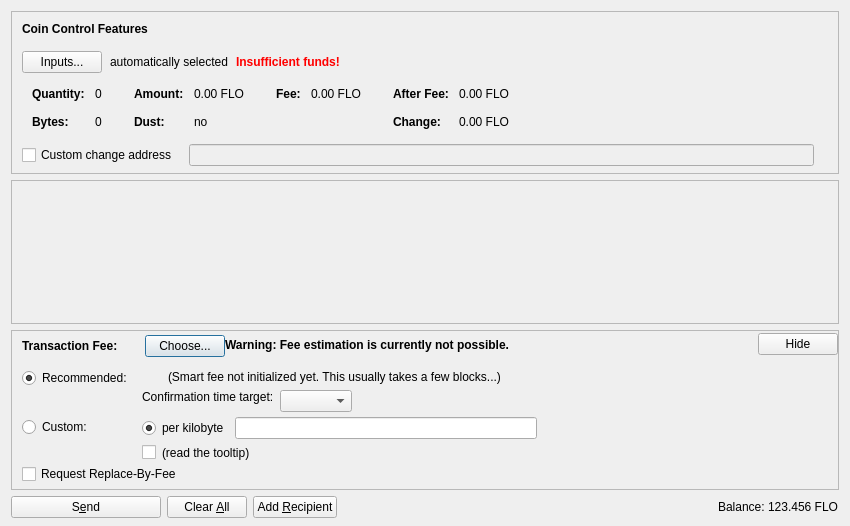
<?xml version="1.0" encoding="UTF-8"?>
<ui version="4.0">
 <class>SendCoinsDialog</class>
 <widget class="QDialog" name="SendCoinsDialog">
  <property name="geometry">
   <rect>
    <x>0</x>
    <y>0</y>
    <width>850</width>
    <height>526</height>
   </rect>
  </property>
  <property name="windowTitle">
   <string>Send Coins</string>
  </property>
  <layout class="QVBoxLayout" name="verticalLayout" stretch="0,1,0,0">
   <property name="bottomMargin">
    <number>8</number>
   </property>
   <item>
    <widget class="QFrame" name="frameCoinControl">
     <property name="sizePolicy">
      <sizepolicy hsizetype="Expanding" vsizetype="Expanding">
       <horstretch>0</horstretch>
       <verstretch>0</verstretch>
      </sizepolicy>
     </property>
     <property name="maximumSize">
      <size>
       <width>16777215</width>
       <height>16777215</height>
      </size>
     </property>
     <property name="frameShape">
      <enum>QFrame::StyledPanel</enum>
     </property>
     <property name="frameShadow">
      <enum>QFrame::Sunken</enum>
     </property>
     <layout class="QVBoxLayout" name="verticalLayoutCoinControl2">
      <property name="spacing">
       <number>0</number>
      </property>
      <property name="leftMargin">
       <number>0</number>
      </property>
      <property name="topMargin">
       <number>0</number>
      </property>
      <property name="rightMargin">
       <number>0</number>
      </property>
      <property name="bottomMargin">
       <number>6</number>
      </property>
      <item>
       <layout class="QVBoxLayout" name="verticalLayoutCoinControl" stretch="0,0,0,0,1">
        <property name="spacing">
         <number>0</number>
        </property>
        <property name="leftMargin">
         <number>10</number>
        </property>
        <property name="topMargin">
         <number>10</number>
        </property>
        <item>
         <layout class="QHBoxLayout" name="horizontalLayoutCoinControl1">
          <property name="bottomMargin">
           <number>15</number>
          </property>
          <item>
           <widget class="QLabel" name="labelCoinControlFeatures">
            <property name="sizePolicy">
             <sizepolicy hsizetype="Preferred" vsizetype="Maximum">
              <horstretch>0</horstretch>
              <verstretch>0</verstretch>
             </sizepolicy>
            </property>
            <property name="font">
             <font>
              <weight>75</weight>
              <bold>true</bold>
             </font>
            </property>
            <property name="styleSheet">
             <string notr="true">font-weight:bold;</string>
            </property>
            <property name="text">
             <string>Coin Control Features</string>
            </property>
           </widget>
          </item>
         </layout>
        </item>
        <item>
         <layout class="QHBoxLayout" name="horizontalLayoutCoinControl2" stretch="0,0,0,0">
          <property name="spacing">
           <number>8</number>
          </property>
          <property name="bottomMargin">
           <number>10</number>
          </property>
          <item>
           <widget class="QPushButton" name="pushButtonCoinControl">
            <property name="styleSheet">
             <string notr="true"/>
            </property>
            <property name="text">
             <string>Inputs...</string>
            </property>
            <property name="autoDefault">
             <bool>false</bool>
            </property>
           </widget>
          </item>
          <item>
           <widget class="QLabel" name="labelCoinControlAutomaticallySelected">
            <property name="text">
             <string>automatically selected</string>
            </property>
            <property name="margin">
             <number>5</number>
            </property>
           </widget>
          </item>
          <item>
           <widget class="QLabel" name="labelCoinControlInsuffFunds">
            <property name="font">
             <font>
              <weight>75</weight>
              <bold>true</bold>
             </font>
            </property>
            <property name="styleSheet">
             <string notr="true">color:red;font-weight:bold;</string>
            </property>
            <property name="text">
             <string>Insufficient funds!</string>
            </property>
            <property name="margin">
             <number>5</number>
            </property>
           </widget>
          </item>
          <item>
           <spacer name="horizontalSpacerCoinControl">
            <property name="orientation">
             <enum>Qt::Horizontal</enum>
            </property>
            <property name="sizeHint" stdset="0">
             <size>
              <width>40</width>
              <height>1</height>
             </size>
            </property>
           </spacer>
          </item>
         </layout>
        </item>
        <item>
         <widget class="QWidget" name="widgetCoinControl" native="true">
          <property name="sizePolicy">
           <sizepolicy hsizetype="Preferred" vsizetype="Preferred">
            <horstretch>0</horstretch>
            <verstretch>0</verstretch>
           </sizepolicy>
          </property>
          <property name="minimumSize">
           <size>
            <width>0</width>
            <height>0</height>
           </size>
          </property>
          <property name="styleSheet">
           <string notr="true"/>
          </property>
          <layout class="QHBoxLayout" name="horizontalLayoutCoinControl5">
           <property name="leftMargin">
            <number>0</number>
           </property>
           <property name="topMargin">
            <number>0</number>
           </property>
           <property name="rightMargin">
            <number>0</number>
           </property>
           <property name="bottomMargin">
            <number>0</number>
           </property>
           <item>
            <layout class="QHBoxLayout" name="horizontalLayoutCoinControl3" stretch="0,0,0,1">
             <property name="spacing">
              <number>20</number>
             </property>
             <property name="topMargin">
              <number>0</number>
             </property>
             <property name="bottomMargin">
              <number>10</number>
             </property>
             <item>
              <layout class="QFormLayout" name="formLayoutCoinControl1">
               <property name="horizontalSpacing">
                <number>10</number>
               </property>
               <property name="verticalSpacing">
                <number>14</number>
               </property>
               <property name="leftMargin">
                <number>10</number>
               </property>
               <property name="topMargin">
                <number>4</number>
               </property>
               <property name="rightMargin">
                <number>6</number>
               </property>
               <item row="0" column="0">
                <widget class="QLabel" name="labelCoinControlQuantityText">
                 <property name="font">
                  <font>
                   <weight>75</weight>
                   <bold>true</bold>
                  </font>
                 </property>
                 <property name="text">
                  <string>Quantity:</string>
                 </property>
                 <property name="margin">
                  <number>0</number>
                 </property>
                </widget>
               </item>
               <item row="0" column="1">
                <widget class="QLabel" name="labelCoinControlQuantity">
                 <property name="cursor">
                  <cursorShape>IBeamCursor</cursorShape>
                 </property>
                 <property name="contextMenuPolicy">
                  <enum>Qt::ActionsContextMenu</enum>
                 </property>
                 <property name="text">
                  <string notr="true">0</string>
                 </property>
                 <property name="margin">
                  <number>0</number>
                 </property>
                 <property name="textInteractionFlags">
                  <set>Qt::LinksAccessibleByMouse|Qt::TextSelectableByKeyboard|Qt::TextSelectableByMouse</set>
                 </property>
                </widget>
               </item>
               <item row="1" column="0">
                <widget class="QLabel" name="labelCoinControlBytesText">
                 <property name="font">
                  <font>
                   <weight>75</weight>
                   <bold>true</bold>
                  </font>
                 </property>
                 <property name="text">
                  <string>Bytes:</string>
                 </property>
                </widget>
               </item>
               <item row="1" column="1">
                <widget class="QLabel" name="labelCoinControlBytes">
                 <property name="cursor">
                  <cursorShape>IBeamCursor</cursorShape>
                 </property>
                 <property name="contextMenuPolicy">
                  <enum>Qt::ActionsContextMenu</enum>
                 </property>
                 <property name="text">
                  <string notr="true">0</string>
                 </property>
                 <property name="textInteractionFlags">
                  <set>Qt::LinksAccessibleByMouse|Qt::TextSelectableByKeyboard|Qt::TextSelectableByMouse</set>
                 </property>
                </widget>
               </item>
              </layout>
             </item>
             <item>
              <layout class="QFormLayout" name="formLayoutCoinControl2">
               <property name="horizontalSpacing">
                <number>10</number>
               </property>
               <property name="verticalSpacing">
                <number>14</number>
               </property>
               <property name="leftMargin">
                <number>6</number>
               </property>
               <property name="topMargin">
                <number>4</number>
               </property>
               <property name="rightMargin">
                <number>6</number>
               </property>
               <item row="0" column="0">
                <widget class="QLabel" name="labelCoinControlAmountText">
                 <property name="font">
                  <font>
                   <weight>75</weight>
                   <bold>true</bold>
                  </font>
                 </property>
                 <property name="text">
                  <string>Amount:</string>
                 </property>
                 <property name="margin">
                  <number>0</number>
                 </property>
                </widget>
               </item>
               <item row="0" column="1">
                <widget class="QLabel" name="labelCoinControlAmount">
                 <property name="cursor">
                  <cursorShape>IBeamCursor</cursorShape>
                 </property>
                 <property name="contextMenuPolicy">
                  <enum>Qt::ActionsContextMenu</enum>
                 </property>
                 <property name="text">
                  <string notr="true">0.00 FLO</string>
                 </property>
                 <property name="textInteractionFlags">
                  <set>Qt::LinksAccessibleByMouse|Qt::TextSelectableByKeyboard|Qt::TextSelectableByMouse</set>
                 </property>
                </widget>
               </item>
               <item row="1" column="0">
                <widget class="QLabel" name="labelCoinControlLowOutputText">
                 <property name="font">
                  <font>
                   <weight>75</weight>
                   <bold>true</bold>
                  </font>
                 </property>
                 <property name="text">
                  <string>Dust:</string>
                 </property>
                </widget>
               </item>
               <item row="1" column="1">
                <widget class="QLabel" name="labelCoinControlLowOutput">
                 <property name="cursor">
                  <cursorShape>IBeamCursor</cursorShape>
                 </property>
                 <property name="contextMenuPolicy">
                  <enum>Qt::ActionsContextMenu</enum>
                 </property>
                 <property name="text">
                  <string notr="true">no</string>
                 </property>
                 <property name="textInteractionFlags">
                  <set>Qt::LinksAccessibleByMouse|Qt::TextSelectableByKeyboard|Qt::TextSelectableByMouse</set>
                 </property>
                </widget>
               </item>
              </layout>
             </item>
             <item>
              <layout class="QFormLayout" name="formLayoutCoinControl3">
               <property name="horizontalSpacing">
                <number>10</number>
               </property>
               <property name="verticalSpacing">
                <number>14</number>
               </property>
               <property name="leftMargin">
                <number>6</number>
               </property>
               <property name="topMargin">
                <number>4</number>
               </property>
               <property name="rightMargin">
                <number>6</number>
               </property>
               <item row="0" column="0">
                <widget class="QLabel" name="labelCoinControlFeeText">
                 <property name="font">
                  <font>
                   <weight>75</weight>
                   <bold>true</bold>
                  </font>
                 </property>
                 <property name="text">
                  <string>Fee:</string>
                 </property>
                 <property name="margin">
                  <number>0</number>
                 </property>
                </widget>
               </item>
               <item row="0" column="1">
                <widget class="QLabel" name="labelCoinControlFee">
                 <property name="cursor">
                  <cursorShape>IBeamCursor</cursorShape>
                 </property>
                 <property name="contextMenuPolicy">
                  <enum>Qt::ActionsContextMenu</enum>
                 </property>
                 <property name="text">
                  <string notr="true">0.00 FLO</string>
                 </property>
                 <property name="textInteractionFlags">
                  <set>Qt::LinksAccessibleByMouse|Qt::TextSelectableByKeyboard|Qt::TextSelectableByMouse</set>
                 </property>
                </widget>
               </item>
              </layout>
             </item>
             <item>
              <layout class="QFormLayout" name="formLayoutCoinControl4">
               <property name="horizontalSpacing">
                <number>10</number>
               </property>
               <property name="verticalSpacing">
                <number>14</number>
               </property>
               <property name="leftMargin">
                <number>6</number>
               </property>
               <property name="topMargin">
                <number>4</number>
               </property>
               <property name="rightMargin">
                <number>6</number>
               </property>
               <item row="0" column="0">
                <widget class="QLabel" name="labelCoinControlAfterFeeText">
                 <property name="font">
                  <font>
                   <weight>75</weight>
                   <bold>true</bold>
                  </font>
                 </property>
                 <property name="text">
                  <string>After Fee:</string>
                 </property>
                 <property name="margin">
                  <number>0</number>
                 </property>
                </widget>
               </item>
               <item row="0" column="1">
                <widget class="QLabel" name="labelCoinControlAfterFee">
                 <property name="cursor">
                  <cursorShape>IBeamCursor</cursorShape>
                 </property>
                 <property name="contextMenuPolicy">
                  <enum>Qt::ActionsContextMenu</enum>
                 </property>
                 <property name="text">
                  <string notr="true">0.00 FLO</string>
                 </property>
                 <property name="textInteractionFlags">
                  <set>Qt::LinksAccessibleByMouse|Qt::TextSelectableByKeyboard|Qt::TextSelectableByMouse</set>
                 </property>
                </widget>
               </item>
               <item row="1" column="0">
                <widget class="QLabel" name="labelCoinControlChangeText">
                 <property name="font">
                  <font>
                   <weight>75</weight>
                   <bold>true</bold>
                  </font>
                 </property>
                 <property name="text">
                  <string>Change:</string>
                 </property>
                </widget>
               </item>
               <item row="1" column="1">
                <widget class="QLabel" name="labelCoinControlChange">
                 <property name="cursor">
                  <cursorShape>IBeamCursor</cursorShape>
                 </property>
                 <property name="contextMenuPolicy">
                  <enum>Qt::ActionsContextMenu</enum>
                 </property>
                 <property name="text">
                  <string notr="true">0.00 FLO</string>
                 </property>
                 <property name="textInteractionFlags">
                  <set>Qt::LinksAccessibleByMouse|Qt::TextSelectableByKeyboard|Qt::TextSelectableByMouse</set>
                 </property>
                </widget>
               </item>
              </layout>
             </item>
            </layout>
           </item>
          </layout>
         </widget>
        </item>
        <item>
         <layout class="QHBoxLayout" name="horizontalLayoutCoinControl4" stretch="0,0,0">
          <property name="spacing">
           <number>12</number>
          </property>
          <property name="sizeConstraint">
           <enum>QLayout::SetDefaultConstraint</enum>
          </property>
          <property name="topMargin">
           <number>5</number>
          </property>
          <property name="rightMargin">
           <number>5</number>
          </property>
          <item>
           <widget class="QCheckBox" name="checkBoxCoinControlChange">
            <property name="toolTip">
             <string>If this is activated, but the change address is empty or invalid, change will be sent to a newly generated address.</string>
            </property>
            <property name="text">
             <string>Custom change address</string>
            </property>
           </widget>
          </item>
          <item>
           <widget class="QValidatedLineEdit" name="lineEditCoinControlChange">
            <property name="enabled">
             <bool>false</bool>
            </property>
            <property name="sizePolicy">
             <sizepolicy hsizetype="Expanding" vsizetype="Fixed">
              <horstretch>0</horstretch>
              <verstretch>0</verstretch>
             </sizepolicy>
            </property>
           </widget>
          </item>
          <item>
           <widget class="QLabel" name="labelCoinControlChangeLabel">
            <property name="sizePolicy">
             <sizepolicy hsizetype="Preferred" vsizetype="Expanding">
              <horstretch>0</horstretch>
              <verstretch>0</verstretch>
             </sizepolicy>
            </property>
            <property name="minimumSize">
             <size>
              <width>0</width>
              <height>0</height>
             </size>
            </property>
            <property name="text">
             <string/>
            </property>
            <property name="margin">
             <number>3</number>
            </property>
           </widget>
          </item>
         </layout>
        </item>
        <item>
         <spacer name="verticalSpacerCoinControl">
          <property name="orientation">
           <enum>Qt::Vertical</enum>
          </property>
          <property name="sizeHint" stdset="0">
           <size>
            <width>800</width>
            <height>1</height>
           </size>
          </property>
         </spacer>
        </item>
       </layout>
      </item>
     </layout>
    </widget>
   </item>
   <item>
    <widget class="QScrollArea" name="scrollArea">
     <property name="widgetResizable">
      <bool>true</bool>
     </property>
     <widget class="QWidget" name="scrollAreaWidgetContents">
      <property name="geometry">
       <rect>
        <x>0</x>
        <y>0</y>
        <width>830</width>
        <height>104</height>
       </rect>
      </property>
      <layout class="QVBoxLayout" name="verticalLayout_2" stretch="0,1">
       <property name="leftMargin">
        <number>0</number>
       </property>
       <property name="topMargin">
        <number>0</number>
       </property>
       <property name="rightMargin">
        <number>0</number>
       </property>
       <property name="bottomMargin">
        <number>0</number>
       </property>
       <item>
        <layout class="QVBoxLayout" name="entries">
         <property name="spacing">
          <number>6</number>
         </property>
        </layout>
       </item>
       <item>
        <spacer name="verticalSpacer">
         <property name="orientation">
          <enum>Qt::Vertical</enum>
         </property>
         <property name="sizeHint" stdset="0">
          <size>
           <width>20</width>
           <height>40</height>
          </size>
         </property>
        </spacer>
       </item>
      </layout>
     </widget>
    </widget>
   </item>
   <item>
    <widget class="QFrame" name="frameFee">
     <property name="sizePolicy">
      <sizepolicy hsizetype="Expanding" vsizetype="Expanding">
       <horstretch>0</horstretch>
       <verstretch>0</verstretch>
      </sizepolicy>
     </property>
     <property name="maximumSize">
      <size>
       <width>16777215</width>
       <height>16777215</height>
      </size>
     </property>
     <property name="frameShape">
      <enum>QFrame::StyledPanel</enum>
     </property>
     <property name="frameShadow">
      <enum>QFrame::Sunken</enum>
     </property>
     <layout class="QVBoxLayout" name="verticalLayoutFee1">
      <property name="spacing">
       <number>0</number>
      </property>
      <property name="leftMargin">
       <number>0</number>
      </property>
      <property name="topMargin">
       <number>0</number>
      </property>
      <property name="rightMargin">
       <number>0</number>
      </property>
      <property name="bottomMargin">
       <number>0</number>
      </property>
      <item>
       <layout class="QVBoxLayout" name="verticalLayoutFee2" stretch="0,0,0">
        <property name="spacing">
         <number>0</number>
        </property>
        <property name="leftMargin">
         <number>10</number>
        </property>
        <property name="topMargin">
         <number>0</number>
        </property>
        <item>
         <layout class="QHBoxLayout" name="horizontalLayoutFee1">
          <property name="bottomMargin">
           <number>0</number>
          </property>
          <item>
           <layout class="QVBoxLayout" name="verticalLayoutFee7">
            <property name="spacing">
             <number>0</number>
            </property>
            <item>
             <spacer name="verticalSpacerSmartFee">
              <property name="orientation">
               <enum>Qt::Vertical</enum>
              </property>
              <property name="sizeType">
               <enum>QSizePolicy::Fixed</enum>
              </property>
              <property name="sizeHint" stdset="0">
               <size>
                <width>1</width>
                <height>4</height>
               </size>
              </property>
             </spacer>
            </item>
            <item>
             <layout class="QHBoxLayout" name="horizontalLayoutSmartFee">
              <property name="spacing">
               <number>10</number>
              </property>
              <item>
               <widget class="QLabel" name="labelFeeHeadline">
                <property name="sizePolicy">
                 <sizepolicy hsizetype="Preferred" vsizetype="Maximum">
                  <horstretch>0</horstretch>
                  <verstretch>0</verstretch>
                 </sizepolicy>
                </property>
                <property name="font">
                 <font>
                  <weight>75</weight>
                  <bold>true</bold>
                 </font>
                </property>
                <property name="styleSheet">
                 <string notr="true">font-weight:bold;</string>
                </property>
                <property name="text">
                 <string>Transaction Fee:</string>
                </property>
               </widget>
              </item>
              <item>
               <widget class="QLabel" name="labelFeeMinimized">
                <property name="text">
                 <string/>
                </property>
               </widget>
              </item>
              <item>
               <widget class="QPushButton" name="buttonChooseFee">
                <property name="text">
                 <string>Choose...</string>
                </property>
               </widget>
              </item>
             </layout>
            </item>
            <item>
             <spacer name="verticalSpacer_5">
              <property name="orientation">
               <enum>Qt::Vertical</enum>
              </property>
              <property name="sizeHint" stdset="0">
               <size>
                <width>1</width>
                <height>1</height>
               </size>
              </property>
             </spacer>
            </item>
           </layout>
          </item>
          <item>
           <widget class="QLabel" name="fallbackFeeWarningLabel">
            <property name="toolTip">
             <string>Using the fallbackfee can result in sending a transaction that will take several hours or days (or never) to confirm. Consider choosing your fee manually or wait until you have validated the complete chain.</string>
            </property>
            <property name="font">
            <font>
                <weight>75</weight>
                <bold>true</bold>
            </font>
            </property>
            <property name="text">
             <string>Warning: Fee estimation is currently not possible.</string>
            </property>
            <property name="wordWrap">
             <bool>false</bool>
            </property>
           </widget>
          </item>
          <item>
           <spacer name="horizontalSpacer_4">
            <property name="orientation">
             <enum>Qt::Horizontal</enum>
            </property>
            <property name="sizeType">
             <enum>QSizePolicy::MinimumExpanding</enum>
            </property>
            <property name="sizeHint" stdset="0">
             <size>
              <width>40</width>
              <height>20</height>
             </size>
            </property>
           </spacer>
          </item>
          <item>
           <widget class="QPushButton" name="buttonMinimizeFee">
            <property name="toolTip">
             <string>collapse fee-settings</string>
            </property>
            <property name="text">
             <string>Hide</string>
            </property>
           </widget>
          </item>
         </layout>
        </item>
        <item>
         <widget class="QFrame" name="frameFeeSelection">
          <layout class="QVBoxLayout" name="verticalLayoutFee12">
           <property name="spacing">
            <number>0</number>
           </property>
           <property name="leftMargin">
            <number>0</number>
           </property>
           <property name="topMargin">
            <number>0</number>
           </property>
           <property name="rightMargin">
            <number>0</number>
           </property>
           <property name="bottomMargin">
            <number>0</number>
           </property>
           <item>
            <layout class="QGridLayout" name="gridLayoutFee">
             <property name="topMargin">
              <number>10</number>
             </property>
             <property name="bottomMargin">
              <number>4</number>
             </property>
             <property name="horizontalSpacing">
              <number>10</number>
             </property>
             <property name="verticalSpacing">
              <number>4</number>
             </property>
             <item row="1" column="1">
              <layout class="QVBoxLayout" name="verticalLayoutFee8">
               <property name="spacing">
                <number>6</number>
               </property>
               <item>
                <layout class="QHBoxLayout" name="horizontalLayoutFee13">
                 <item>
                  <widget class="QRadioButton" name="radioCustomPerKilobyte">
                   <property name="toolTip">
                    <string>If the custom fee is set to 1000 satoshis and the transaction is only 250 bytes, then &quot;per kilobyte&quot; only pays 250 satoshis in fee, while &quot;total at least&quot; pays 1000 satoshis. For transactions bigger than a kilobyte both pay by kilobyte.</string>
                   </property>
                   <property name="text">
                    <string>per kilobyte</string>
                   </property>
                   <property name="checked">
                    <bool>true</bool>
                   </property>
                   <attribute name="buttonGroup">
                    <string notr="true">groupCustomFee</string>
                   </attribute>
                  </widget>
                 </item>
                 <item>
                  <widget class="BitcoinAmountField" name="customFee"/>
                 </item>
                 <item>
                  <spacer name="horizontalSpacer_6">
                   <property name="orientation">
                    <enum>Qt::Horizontal</enum>
                   </property>
                   <property name="sizeHint" stdset="0">
                    <size>
                     <width>1</width>
                     <height>1</height>
                    </size>
                   </property>
                  </spacer>
                 </item>
                </layout>
               </item>
               <item>
                <layout class="QHBoxLayout" name="horizontalLayoutFee8">
                 <item>
                  <widget class="QCheckBox" name="checkBoxMinimumFee">
                   <property name="toolTip">
                    <string>Paying only the minimum fee is just fine as long as there is less transaction volume than space in the blocks. But be aware that this can end up in a never confirming transaction once there is more demand for florincoin transactions than the network can process.</string>
                   </property>
                   <property name="text">
                    <string/>
                   </property>
                  </widget>
                 </item>
                 <item>
                  <widget class="QLabel" name="labelMinFeeWarning">
                   <property name="enabled">
                    <bool>true</bool>
                   </property>
                   <property name="toolTip">
                    <string>Paying only the minimum fee is just fine as long as there is less transaction volume than space in the blocks. But be aware that this can end up in a never confirming transaction once there is more demand for florincoin transactions than the network can process.</string>
                   </property>
                   <property name="text">
                    <string>(read the tooltip)</string>
                   </property>
                   <property name="margin">
                    <number>5</number>
                   </property>
                  </widget>
                 </item>
                 <item>
                  <spacer name="horizontalSpacer_2">
                   <property name="orientation">
                    <enum>Qt::Horizontal</enum>
                   </property>
                   <property name="sizeHint" stdset="0">
                    <size>
                     <width>1</width>
                     <height>1</height>
                    </size>
                   </property>
                  </spacer>
                 </item>
                </layout>
               </item>
              </layout>
             </item>
             <item row="0" column="0">
              <layout class="QVBoxLayout" name="verticalLayoutFee4" stretch="0,1">
               <item>
                <widget class="QRadioButton" name="radioSmartFee">
                 <property name="text">
                  <string>Recommended:</string>
                 </property>
                 <property name="checked">
                  <bool>true</bool>
                 </property>
                 <attribute name="buttonGroup">
                  <string notr="true">groupFee</string>
                 </attribute>
                </widget>
               </item>
               <item>
                <spacer name="verticalSpacer_2">
                 <property name="orientation">
                  <enum>Qt::Vertical</enum>
                 </property>
                 <property name="sizeHint" stdset="0">
                  <size>
                   <width>1</width>
                   <height>1</height>
                  </size>
                 </property>
                </spacer>
               </item>
              </layout>
             </item>
             <item row="1" column="0">
              <layout class="QVBoxLayout" name="verticalLayoutFee9" stretch="0,1">
               <item>
                <widget class="QRadioButton" name="radioCustomFee">
                 <property name="text">
                  <string>Custom:</string>
                 </property>
                 <attribute name="buttonGroup">
                  <string notr="true">groupFee</string>
                 </attribute>
                </widget>
               </item>
               <item>
                <spacer name="verticalSpacer_6">
                 <property name="orientation">
                  <enum>Qt::Vertical</enum>
                 </property>
                 <property name="sizeHint" stdset="0">
                  <size>
                   <width>1</width>
                   <height>1</height>
                  </size>
                 </property>
                </spacer>
               </item>
              </layout>
             </item>
             <item row="0" column="1">
              <layout class="QVBoxLayout" name="verticalLayoutFee3" stretch="0,0,1">
               <property name="spacing">
                <number>6</number>
               </property>
               <property name="topMargin">
                <number>2</number>
               </property>
               <item>
                <layout class="QHBoxLayout" name="horizontalLayoutFee12">
                 <item>
                  <widget class="QLabel" name="labelSmartFee">
                   <property name="text">
                    <string/>
                   </property>
                   <property name="margin">
                    <number>2</number>
                   </property>
                  </widget>
                 </item>
                 <item>
                  <widget class="QLabel" name="labelFeeEstimation">
                   <property name="text">
                    <string/>
                   </property>
                  </widget>
                 </item>
                 <item>
                  <widget class="QLabel" name="labelSmartFee2">
                   <property name="text">
                    <string>(Smart fee not initialized yet. This usually takes a few blocks...)</string>
                   </property>
                   <property name="margin">
                    <number>2</number>
                   </property>
                  </widget>
                 </item>
                 <item>
                  <spacer name="horizontalSpacer_5">
                   <property name="orientation">
                    <enum>Qt::Horizontal</enum>
                   </property>
                   <property name="sizeHint" stdset="0">
                    <size>
                     <width>1</width>
                     <height>1</height>
                    </size>
                   </property>
                  </spacer>
                 </item>
                </layout>
               </item>
               <item>
                <layout class="QHBoxLayout" name="horizontalLayoutFee9">
                 <item>
                  <layout class="QVBoxLayout" name="verticalLayoutFee6">
                   <item>
                    <widget class="QLabel" name="labelSmartFee3">
                     <property name="text">
                      <string>Confirmation time target:</string>
                     </property>
                     <property name="margin">
                      <number>2</number>
                     </property>
                    </widget>
                   </item>
                   <item>
                    <spacer name="verticalSpacer_3">
                     <property name="orientation">
                      <enum>Qt::Vertical</enum>
                     </property>
                     <property name="sizeHint" stdset="0">
                      <size>
                       <width>1</width>
                       <height>1</height>
                      </size>
                     </property>
                    </spacer>
                   </item>
                  </layout>
                 </item>
                 <item>
                  <layout class="QVBoxLayout" name="verticalLayoutFee5">
                   <property name="rightMargin">
                    <number>30</number>
                   </property>
                   <item>
                    <layout class="QHBoxLayout" name="horizontalLayoutConfTarget">
                     <property name="bottomMargin">
                      <number>0</number>
                     </property>
                     <item>
                      <widget class="QComboBox" name="confTargetSelector"/>
                     </item>
                     <item>
                      <spacer name="horizontalSpacerConfTarget">
                       <property name="orientation">
                        <enum>Qt::Horizontal</enum>
                       </property>
                       <property name="sizeHint" stdset="0">
                        <size>
                         <width>40</width>
                         <height>20</height>
                        </size>
                       </property>
                      </spacer>
                     </item>
                    </layout>
                   </item>
                  </layout>
                 </item>
                </layout>
               </item>
               <item>
                <spacer name="verticalSpacer_4">
                 <property name="orientation">
                  <enum>Qt::Vertical</enum>
                 </property>
                 <property name="sizeHint" stdset="0">
                  <size>
                   <width>1</width>
                   <height>1</height>
                  </size>
                 </property>
                </spacer>
               </item>
              </layout>
             </item>
            </layout>
           </item>
           <item>
            <widget class="QCheckBox" name="optInRBF">
             <property name="text">
              <string>Request Replace-By-Fee</string>
             </property>
             <property name="toolTip">
              <string>Indicates that the sender may wish to replace this transaction with a new one paying higher fees (prior to being confirmed).</string>
             </property>
            </widget>
           </item>
          </layout>
         </widget>
        </item>
        <item>
         <spacer name="verticalSpacerFee">
          <property name="orientation">
           <enum>Qt::Vertical</enum>
          </property>
          <property name="sizeHint" stdset="0">
           <size>
            <width>40</width>
            <height>5</height>
           </size>
          </property>
         </spacer>
        </item>
       </layout>
      </item>
     </layout>
    </widget>
   </item>
   <item>
    <layout class="QHBoxLayout" name="horizontalLayout">
     <item>
      <widget class="QPushButton" name="sendButton">
       <property name="minimumSize">
        <size>
         <width>150</width>
         <height>0</height>
        </size>
       </property>
       <property name="toolTip">
        <string>Confirm the send action</string>
       </property>
       <property name="text">
        <string>S&amp;end</string>
       </property>
       <property name="icon">
        <iconset resource="../bitcoin.qrc">
         <normaloff>:/icons/send</normaloff>:/icons/send</iconset>
       </property>
       <property name="autoDefault">
        <bool>false</bool>
       </property>
       <property name="default">
        <bool>false</bool>
       </property>
      </widget>
     </item>
     <item>
      <widget class="QPushButton" name="clearButton">
       <property name="sizePolicy">
        <sizepolicy hsizetype="Minimum" vsizetype="Fixed">
         <horstretch>0</horstretch>
         <verstretch>0</verstretch>
        </sizepolicy>
       </property>
       <property name="toolTip">
        <string>Clear all fields of the form.</string>
       </property>
       <property name="text">
        <string>Clear &amp;All</string>
       </property>
       <property name="icon">
        <iconset resource="../bitcoin.qrc">
         <normaloff>:/icons/remove</normaloff>:/icons/remove</iconset>
       </property>
       <property name="autoDefault">
        <bool>false</bool>
       </property>
      </widget>
     </item>
     <item>
      <widget class="QPushButton" name="addButton">
       <property name="toolTip">
        <string>Send to multiple recipients at once</string>
       </property>
       <property name="text">
        <string>Add &amp;Recipient</string>
       </property>
       <property name="icon">
        <iconset resource="../bitcoin.qrc">
         <normaloff>:/icons/add</normaloff>:/icons/add</iconset>
       </property>
       <property name="autoDefault">
        <bool>false</bool>
       </property>
      </widget>
     </item>
     <item>
      <spacer name="horizontalSpacer">
       <property name="orientation">
        <enum>Qt::Horizontal</enum>
       </property>
       <property name="sizeHint" stdset="0">
        <size>
         <width>40</width>
         <height>20</height>
        </size>
       </property>
      </spacer>
     </item>
     <item>
      <layout class="QHBoxLayout" name="horizontalLayout_2">
       <property name="spacing">
        <number>3</number>
       </property>
       <item>
        <widget class="QLabel" name="label">
         <property name="sizePolicy">
          <sizepolicy hsizetype="Preferred" vsizetype="Fixed">
           <horstretch>0</horstretch>
           <verstretch>0</verstretch>
          </sizepolicy>
         </property>
         <property name="text">
          <string>Balance:</string>
         </property>
        </widget>
       </item>
       <item>
        <widget class="QLabel" name="labelBalance">
         <property name="sizePolicy">
          <sizepolicy hsizetype="Preferred" vsizetype="Fixed">
           <horstretch>0</horstretch>
           <verstretch>0</verstretch>
          </sizepolicy>
         </property>
         <property name="cursor">
          <cursorShape>IBeamCursor</cursorShape>
         </property>
         <property name="text">
          <string notr="true">123.456 FLO</string>
         </property>
         <property name="textInteractionFlags">
          <set>Qt::LinksAccessibleByMouse|Qt::TextSelectableByKeyboard|Qt::TextSelectableByMouse</set>
         </property>
        </widget>
       </item>
      </layout>
     </item>
    </layout>
   </item>
  </layout>
 </widget>
 <customwidgets>
  <customwidget>
   <class>QValidatedLineEdit</class>
   <extends>QLineEdit</extends>
   <header>qvalidatedlineedit.h</header>
  </customwidget>
  <customwidget>
   <class>BitcoinAmountField</class>
   <extends>QLineEdit</extends>
   <header>bitcoinamountfield.h</header>
   <container>1</container>
  </customwidget>
 </customwidgets>
 <resources>
  <include location="../bitcoin.qrc"/>
 </resources>
 <connections/>
 <buttongroups>
  <buttongroup name="groupFee"/>
  <buttongroup name="groupCustomFee"/>
 </buttongroups>
</ui>
